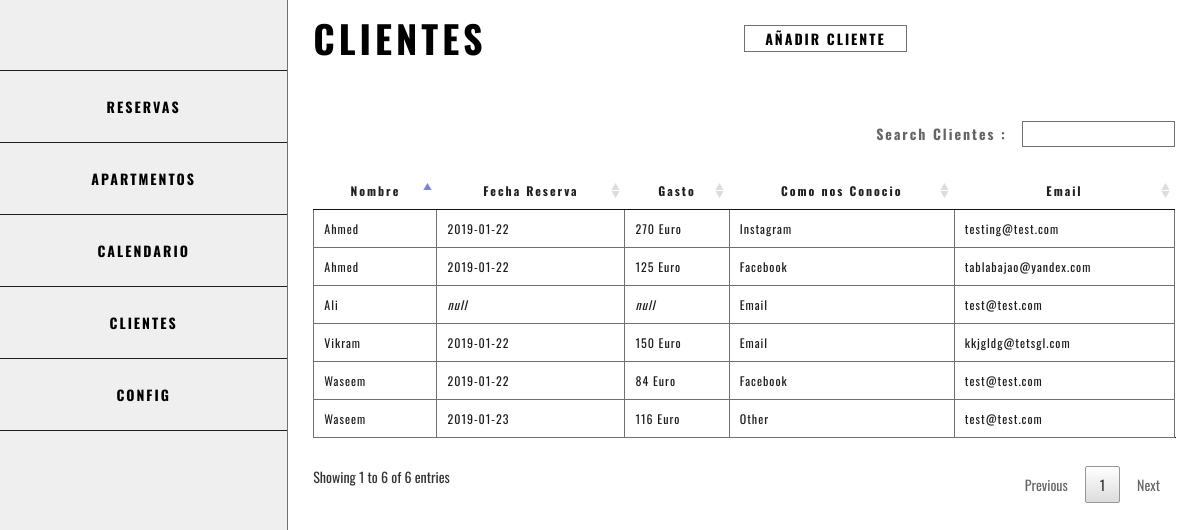
The page /admin/clients.php on the database as committed earlier.
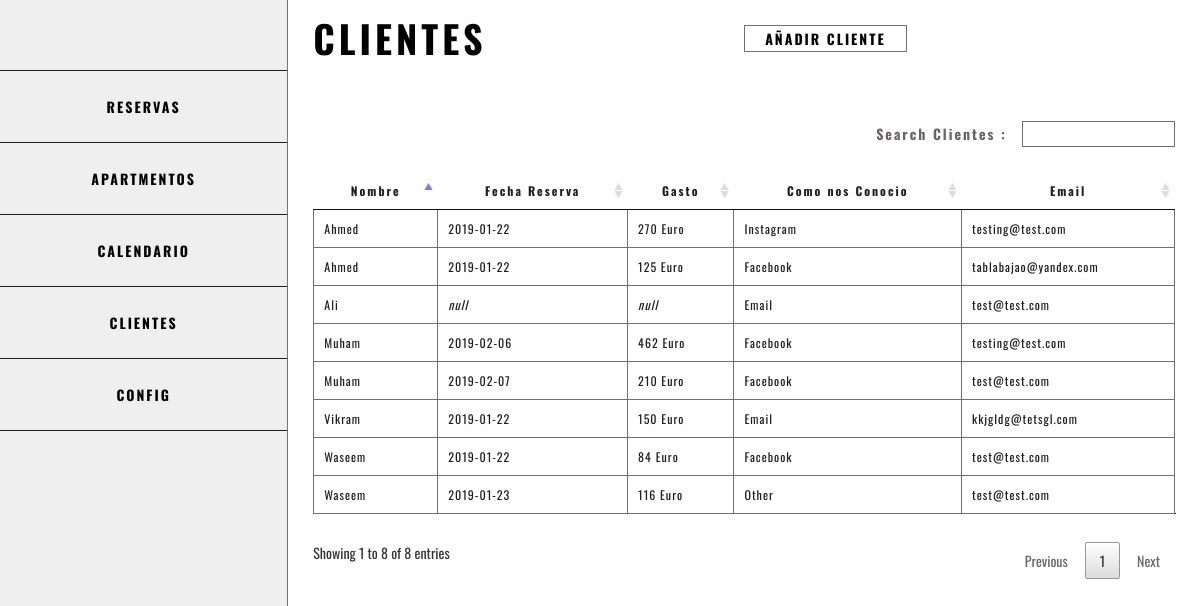
The same page on the database as committed later.
### tables this page shows
CREATE TABLE `reserve` (
  `res_no` int(11) NOT NULL,
  `reserve_date` date NOT NULL,
  `start_date` date NOT NULL,
  `end_date` date NOT NULL,
  `apt_id` int(11) NOT NULL,
  `client_id` int(11) NOT NULL,
  `cost` int(11) NOT NULL,
  `payment_via` varchar(255) NOT NULL,
  `adults` int(11) NOT NULL,
  `children` int(11) NOT NULL,
  `status` enum('0','1') NOT NULL DEFAULT '1'
);

CREATE TABLE `client` (
  `id` int(11) NOT NULL,
  `name` varchar(255) NOT NULL,
  `surname` varchar(255) DEFAULT NULL,
  `email` varchar(255) NOT NULL,
  `phone` varchar(255) NOT NULL,
  `region` varchar(255) NOT NULL,
  `come_from` varchar(255) NOT NULL,
  `note` text
);

### views/admin/clients.php (the view, shortened to what this page needs)
<link rel="stylesheet" type="text/css" href="<?php echo URL; ?>/assets/DataTables/datatables.min.css"/>
<div class="resv-table">
    <table id="toTable">
        <thead>
            <tr>
                <th>Nombre</th>
                <th>Fecha Reserva</th>
                <th>Gasto</th>
                <th>Como nos Conocio</th>
                <th>Email</th>
            </tr>
        </thead>
        <tbody>
            <?php foreach($clients as $client): ?>
            <tr>
                <td><?=$client['name']?></td>
                <td><?=!empty($client['reserve_date'])?$client['reserve_date']:'<i>null</i>'?></td>
                <td><?=!empty($client['cost'])?$client['cost'] . ' Euro':'<i>null</i>'?></td>
                <td><?=$client['come_from']?></td>
                <td><?=$client['email']?></td>
            </tr>
            <?php endforeach; ?>
        </tbody>
    </table>
</div>

Rows that differ between the two databases and show on the page:
added reserve: client.name "Muham", reserve_date "2019-02-06", cost "462", client.come_from "Facebook", client.email "testing@test.com"
added reserve: client.name "Muham", reserve_date "2019-02-07", cost "210", client.come_from "Facebook", client.email "test@test.com"
Other text that changed with them:
text written by a page script: "Search Clientes : Showing 1 to 6 of 6 entries Previous 1 Next" → "Search Clientes : Showing 1 to 8 of 8 entries Previous 1 Next"
